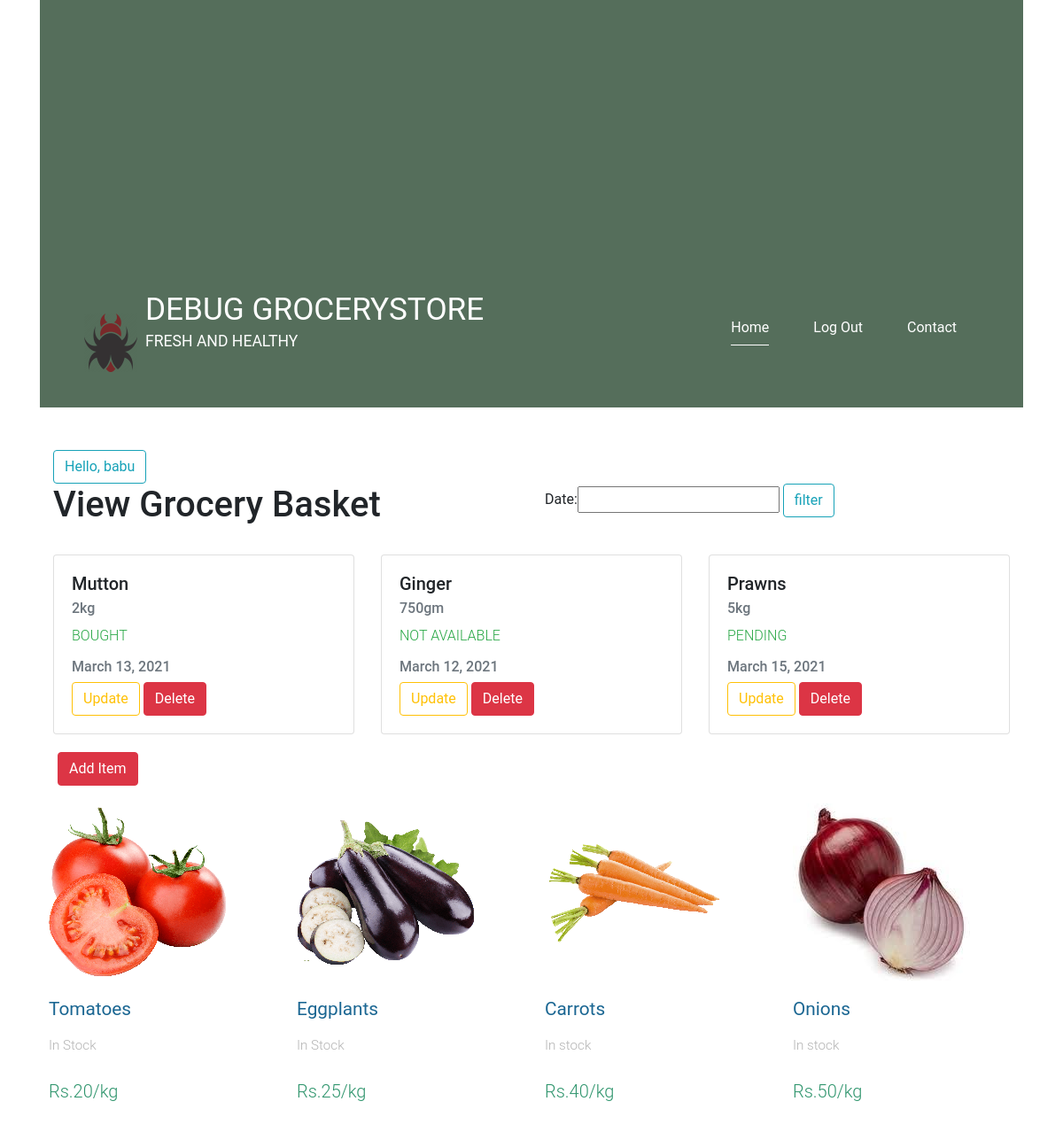
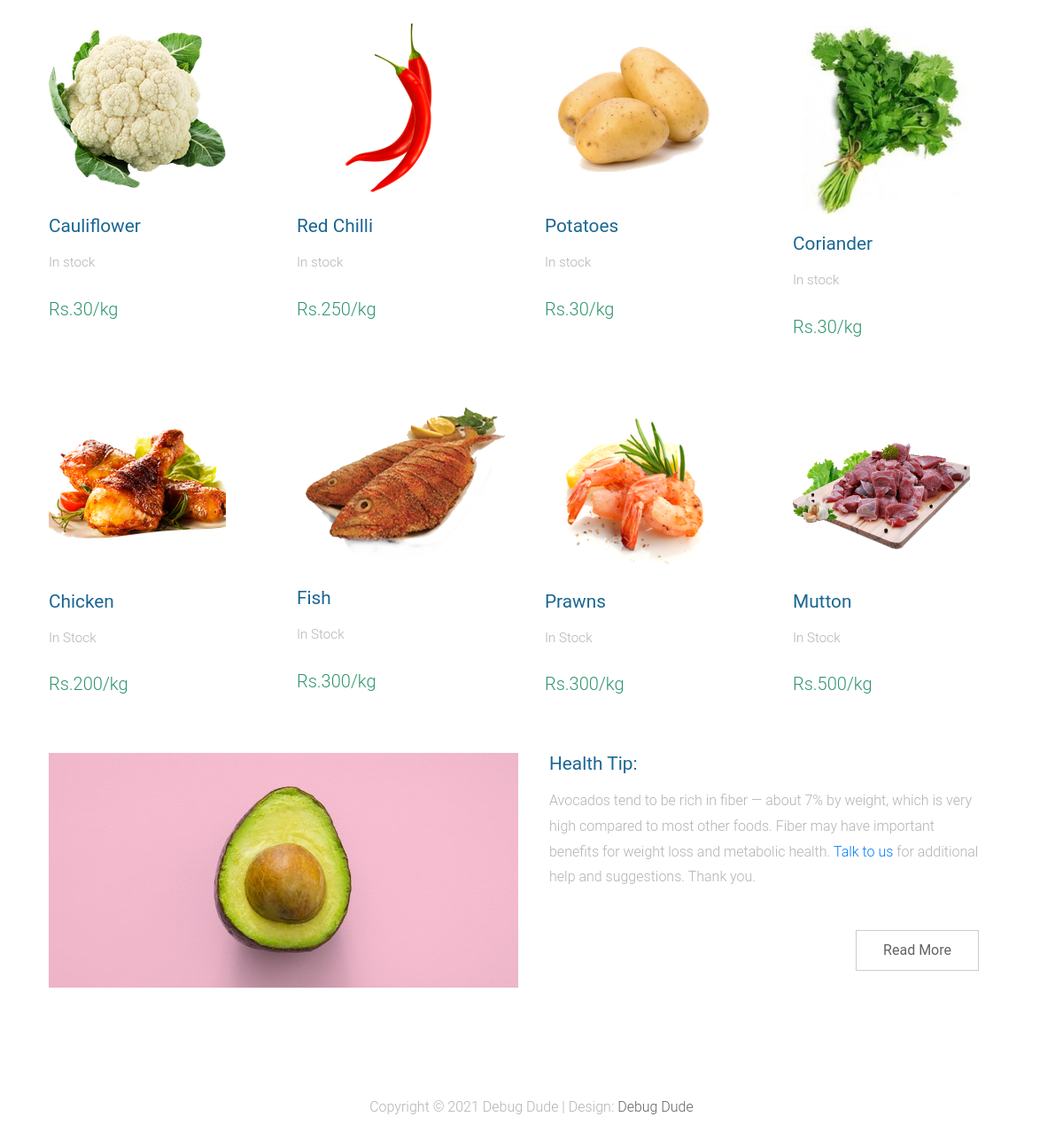
Screenshot of /base/ (signed in) with the database file from the repository (2 pictures, top to bottom).
### Grocerystore/models.py (models this page shows, shortened)
class ItemList(models.Model):
    item_name= models.CharField(max_length=20)
    item_quantity = models.CharField(max_length=5)
    item_status= models.CharField(max_length=20)
    user = models.ForeignKey(User,null=True,on_delete=models.CASCADE,related_name="itemlist")
    Date = models.DateField(null=True)

### Grocerystore/views.py (the view)
# urls.py: path('base/',views.base,name='base'),
@login_required(login_url='login')
def base(request):
		Addeditem = request.user.itemlist.all()
		my_filter = AddItemfilter(request.GET, queryset=Addeditem)
		Addeditem = my_filter.qs
		context ={'Addeditem':Addeditem,'AddItemfilter':my_filter}
		return render(request, 'base.html',context)

### templates/base.html (shortened to what this page needs)
{%load static %}
<!DOCTYPE html>
<html>
<head>
	<link href="{% static 'css/templatemo-style.css' %}" rel="stylesheet" />
</head>
<body>
	<div class="container">
		<div class="placeholder">
			<div class="parallax-window" data-parallax="scroll" data-image-src="{% static 'img/gallery/s1.png' %}">
				<div class="tm-header">
					<div class="row tm-header-inner">
						<div class="col-md-6 col-12">
							<img  src="{% static 'img/bug.png' %}" alt="Logo" class="tm-site-logo" />
							<div class="tm-site-text-box">
								<h1 class="tm-site-title">DEBUG GROCERYSTORE</h1>
								<h6 class="tm-site-description">FRESH AND HEALTHY</h6>
							</div>
						</div>
						<nav class="col-md-6 col-12 tm-nav">
							<ul class="tm-nav-ul">
								<li class="tm-nav-li"><a href="{% url 'base' %}" class="tm-nav-link active">Home</a></li>
								{% if user.is_authenticated %}
									<li class="tm-nav-li"><a href="{% url 'logout' %}" class="tm-nav-link">Log Out</a></li>
								{% else %}
									<li class="tm-nav-li"><a href="{% url 'login' %}" class="tm-nav-link">Log in </a></li>
								{% endif %}
                                <li class="tm-nav-li"><a href="https://www.youtube.com/channel/UCdTvwwb4WHThizu32IljmFQ" class="tm-nav-link">Contact</a></li>
							</ul>
						</nav>
					</div>
				</div>
			</div>
		</div>
<html>
    <head>
        <link rel="stylesheet" href="https://maxcdn.bootstrapcdn.com/bootstrap/4.4.1/css/bootstrap.min.css">
        <link rel="stylesheet" href="css/style.css">
    </head>
        <body>
                    <div class="container mt-5">
                            <button type="button" class="btn btn-outline-info" data-container="body" data-toggle="popover" data-placement="right" data-content="Have a Good Day!!!">
                                Hello, {{user.username}}
                            </button>
                        <div class="row">
                            <div class="col-lg-6">
                                <h1>View Grocery Basket</h1>
                            </div>
                                    <form method = 'get' class="col-lg-4">
                                            {{AddItemfilter.form}}
                                            <input type="submit" class="btn btn-outline-info" value="filter">
                                    </form>
                        </div>
                        <div class="row mt-4">
                        {% for item in Addeditem %}
                            {% if item != None %}
                                        <div class="col-lg-4">
                                            <div class="card">
                                                <div class="card-body">
                                                <h5 class="card-title">{{item.item_name}}</h5>
                                                <h6 class="card-subtitle mb-2 text-muted">{{item.item_quantity}}</h6>
                                                <p class="text-success">{{item.item_status}}</p>
                                                <h6 class="card-subtitle mb-2 text-muted">{{item.Date}}</h6>
                                                <a href="{% url 'update' item.id %}">
                                                    <input type="submit"  value = "Update" class="btn btn-outline-warning">
                                                </a>
                                                <a href="{% url 'delete' item.id %}">
                                                    <input type="submit" value="Delete" class="btn btn-danger">
                                                </a>
                                                </div>
                                            </div>
                                        </div>
                            {% elif item is None %}
                                <h5>No items bro</h5>
                            {%endif%}
                        {% endfor %}
                            <div class="card-body">
                                <form action="add">
                                    <input  type="submit" class="btn btn-danger" value="Add Item">
                                </form>
                            </div>
                        </div>
                    </div>
        </body>
    </html>
    <html>
        <main>
            <div class="row tm-gallery">
                <div id="tm-gallery-page-pizza" class="tm-gallery-page">
                    <article class="col-lg-3 col-md-4 col-sm-6 col-12 tm-gallery-item">
                        <figure>
                            <img src="{% static 'img/gallery/tmt2.png' %}" alt="Image" class="img-fluid tm-gallery-img" />
                            <figcaption>
                                <h4 class="tm-gallery-title">Tomatoes</h4>
                                <p class="tm-gallery-description">In Stock</p>
                                <p class="tm-gallery-price">Rs.20/kg</p>
                            </figcaption>
                        </figure>
                    </article>
                    <article class="col-lg-3 col-md-4 col-sm-6 col-12 tm-gallery-item">
                        <figure>
                            <img src="{% static 'img/gallery/eggplant.png' %}" alt="Image" class="img-fluid tm-gallery-img" />
                            <figcaption>
                                <h4 class="tm-gallery-title">Eggplants</h4>
                                <p class="tm-gallery-description">In Stock</p>
                                <p class="tm-gallery-price">Rs.25/kg</p>
                            </figcaption>
                        </figure>
                    </article>
                    <article class="col-lg-3 col-md-4 col-sm-6 col-12 tm-gallery-item">
                        <figure>
                            <img src="{% static 'img/gallery/ct2.png' %}" alt="Image" class="img-fluid tm-gallery-img" />
                            <figcaption>
                                <h4 class="tm-gallery-title">Carrots</h4>
                                <p class="tm-gallery-description">In stock</p>
                                <p class="tm-gallery-price">Rs.40/kg</p>
                            </figcaption>
                        </figure>
                    </article>
                    <article class="col-lg-3 col-md-4 col-sm-6 col-12 tm-gallery-item">
                        <figure>
                            <img src="{% static 'img/gallery/onion.jfif' %}" alt="Image" class="img-fluid tm-gallery-img" />
                            <figcaption>
                                <h4 class="tm-gallery-title">Onions</h4>
                                <p class="tm-gallery-description">In stock</p>
                                <p class="tm-gallery-price">Rs.50/kg</p>
                            </figcaption>
                        </figure>
                    </article>
                    <article class="col-lg-3 col-md-4 col-sm-6 col-12 tm-gallery-item">
                        <figure>
                            <img src="{% static 'img/gallery/clf.png' %}" alt="Image" class="img-fluid tm-gallery-img" />
                            <figcaption>
                                <h4 class="tm-gallery-title">Cauliflower</h4>
                                <p class="tm-gallery-description">In stock</p>
                                <p class="tm-gallery-price">Rs.30/kg</p>
                            </figcaption>
                        </figure>
                    </article>
                    <article class="col-lg-3 col-md-4 col-sm-6 col-12 tm-gallery-item">
                        <figure>
                            <img src="{% static 'img/gallery/chilli.png' %}" alt="Image" class="img-fluid tm-gallery-img" />
                            <figcaption>
                                <h4 class="tm-gallery-title">Red Chilli</h4>
                                <p class="tm-gallery-description">In stock</p>
                                <p class="tm-gallery-price">Rs.250/kg</p>
                            </figcaption>
                        </figure>
                    </article>
                    <article class="col-lg-3 col-md-4 col-sm-6 col-12 tm-gallery-item">
                        <figure>
                            <img src="{% static 'img/gallery/pota.png' %}" alt="Image" class="img-fluid tm-gallery-img" />
                            <figcaption>
                                <h4 class="tm-gallery-title">Potatoes</h4>
                                <p class="tm-gallery-description">In stock</p>
                                <p class="tm-gallery-price">Rs.30/kg</p>
                            </figcaption>
                        </figure>
                    </article>
                    <article class="col-lg-3 col-md-4 col-sm-6 col-12 tm-gallery-item">
                        <figure>
                            <img src="{% static 'img/gallery/c.png' %}" alt="Image" class="img-fluid tm-gallery-img" />
                            <figcaption>
                                <h4 class="tm-gallery-title">Coriander</h4>
                                <p class="tm-gallery-description">In stock</p>
                                <p class="tm-gallery-price">Rs.30/kg</p>
                            </figcaption>
                        </figure>
                    </article>
                    <article class="col-lg-3 col-md-4 col-sm-6 col-12 tm-gallery-item">
						<figure>
							<img src="{% static 'img/gallery/chicken.png' %}" alt="Image" class="img-fluid tm-gallery-img" />
							<figcaption>
								<h4 class="tm-gallery-title">Chicken</h4>
								<p class="tm-gallery-description">In Stock</p>
								<p class="tm-gallery-price">Rs.200/kg</p>
							</figcaption>
						</figure>
					</article>
					<article class="col-lg-3 col-md-4 col-sm-6 col-12 tm-gallery-item">
						<figure>
							<img src="{% static 'img/gallery/frw.png' %}" alt="Image" class="img-fluid tm-gallery-img" />
							<figcaption>
								<h4 class="tm-gallery-title">Fish</h4>
								<p class="tm-gallery-description">In Stock</p>
								<p class="tm-gallery-price">Rs.300/kg</p>
							</figcaption>
						</figure>
					</article>
					<article class="col-lg-3 col-md-4 col-sm-6 col-12 tm-gallery-item">
						<figure>
							<img src="{% static 'img/gallery/prawn.png' %}" alt="Image" class="img-fluid tm-gallery-img" />
							<figcaption>
								<h4 class="tm-gallery-title">Prawns</h4>
								<p class="tm-gallery-description">In Stock</p>
								<p class="tm-gallery-price">Rs.300/kg</p>
							</figcaption>
						</figure>
					</article>
					<article class="col-lg-3 col-md-4 col-sm-6 col-12 tm-gallery-item">
						<figure>
							<img src="{% static 'img/gallery/mutton.png' %}" alt="Image" class="img-fluid tm-gallery-img" />
							<figcaption>
								<h4 class="tm-gallery-title">Mutton</h4>
								<p class="tm-gallery-description">In Stock</p>
								<p class="tm-gallery-price">Rs.500/kg</p>
							</figcaption>
						</figure>
					</article>
                </div>
        <div class="tm-section tm-container-inner">
            <div class="row">
                <div class="col-md-6">
                    <figure class="tm-description-figure">
                        <img src="{% static 'img/img-01.jpg' %}" alt="Image" class="img-fluid" />
                    </figure>
                </div>
                <div class="col-md-6">
                    <div class="tm-description-box">
                        <h4 class="tm-gallery-title">Health Tip:</h4>
                        <p class="tm-mb-45">Avocados tend to be rich in fiber — about 7% by weight, which is very high compared to most other foods. Fiber may have important benefits for weight loss and metabolic health. <a rel="nofollow" href="https://www.youtube.com/channel/UCdTvwwb4WHThizu32IljmFQ">Talk to us</a> for additional help and suggestions. Thank you.</p>
                        <a href="https://www.youtube.com/channel/UCdTvwwb4WHThizu32IljmFQ" class="tm-btn tm-btn-default tm-right">Read More</a>
                    </div>
                </div>
            </div>
        </div>
        </main>
        <footer class="tm-footer text-center">
        <p>Copyright &copy; 2021 Debug Dude
        | Design: <a rel="nofollow" href="https://www.youtube.com/channel/UCdTvwwb4WHThizu32IljmFQ">Debug Dude</a></p>
        </footer>
        </div>
        </body>
    </html>

### rows the page displays
ItemList: item_name "Mutton", item_quantity "2kg", item_status "BOUGHT", Date "March 13, 2021"
ItemList: item_name "Ginger", item_quantity "750gm", item_status "NOT AVAILABLE", Date "March 12, 2021"
ItemList: item_name "Prawns", item_quantity "5kg", item_status "PENDING", Date "March 15, 2021"

### other values shown
{{ user.username }} "babu"
